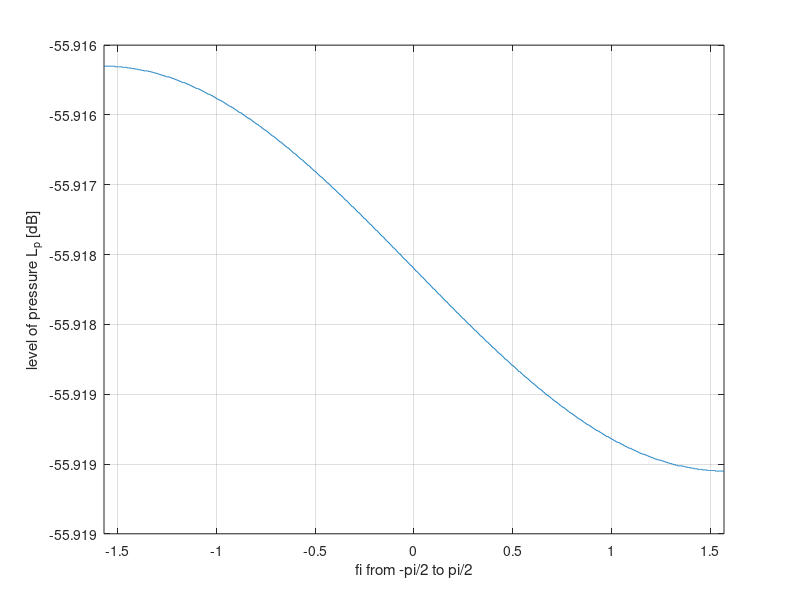

Source code (MATLAB):
% radiation Rayleigh integral
clear

close all

% definition of basic quantities
% density 
rho=1.2;
%speed of sound
c=344;

%frequency
f=100;
omega=2*pi*f;
k=omega/c;

%definition v0
v0=1;
%v1=v0;
%v2=2*v0;
%v3=v0;
%v4=-v0;
%v5=-2*v0;
%v6=-v0;

% half the distance between the  sourceas
a=0.1;

% Distance for the receiving positions
R=3000;
fi=-pi/2:0.001:pi/2;
Nr=length(fi);

%source definitions

%coordinates
x=(-5:2:5)*a;
%amplitudes
v=[v0 2*v0 v0 -v0 -2*v0 -v0];

%switch
%the elements set to one are switched on
%for single source (only first switch on) it would be [1 0 0 0 0 0]
s=[ 1 0 0 0 0 0];

q=s.*v*4*a^2;

Ns=length(v);




%receiving positions
xr=R*sin(fi);
zr=R*cos(fi);

% create distance between each source and all receiver

for i=1:6
    ri(i,:)=sqrt((x(i)-xr).^2+zr.^2);
end

ri_e=sqrt((repmat(x',1,Nr)-repmat(xr,Ns,1)).^2+repmat(zr,Ns,1).^2);


%calculate the pressure

p=1i*omega*rho/2/pi*sum(repmat(q',1,Nr)./ri.*exp(-1i*k*ri),1);
%check repmat by typing help repmat or by using small vectors

Lp=20*log10(abs(p));
figure(1);plot(fi,Lp)

grid on

xlim([-pi/2 pi/2])
xlabel('fi from -pi/2 to pi/2')
ylabel('level of pressure L_p [dB]')











